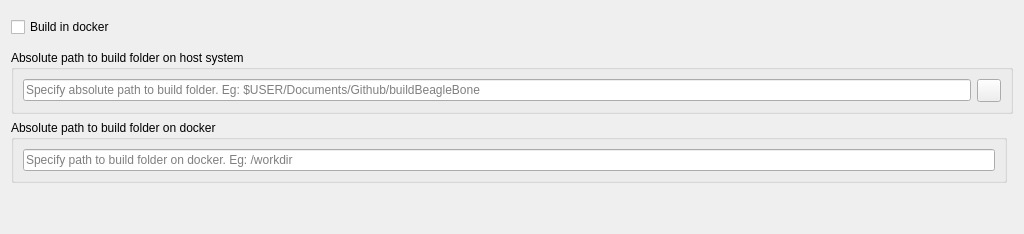
              <widget class="QWidget" name="DockerTab">
               <attribute name="title">
                <string>Docker</string>
               </attribute>
               <layout class="QGridLayout" name="gridLayout_15">
                <item row="0" column="0" colspan="2">
                 <layout class="QHBoxLayout" name="horizontalLayout_22">
                  <item>
                   <widget class="QCheckBox" name="dockerCheckBox">
                    <property name="toolTip">
                     <string>Check if your image is built in docker</string>
                    </property>
                    <property name="text">
                     <string>Build in docker</string>
                    </property>
                   </widget>
                  </item>
                  <item>
                   <spacer name="horizontalSpacer_14">
                    <property name="orientation">
                     <enum>Qt::Horizontal</enum>
                    </property>
                    <property name="sizeHint" stdset="0">
                     <size>
                      <width>898</width>
                      <height>33</height>
                     </size>
                    </property>
                   </spacer>
                  </item>
                 </layout>
                </item>
                <item row="1" column="0" colspan="2">
                 <widget class="QGroupBox" name="groupBox_2">
                  <property name="title">
                   <string>Absolute path to build folder on host system         </string>
                  </property>
                  <layout class="QGridLayout" name="gridLayout_17">
                   <item row="0" column="0">
                    <layout class="QHBoxLayout" name="horizontalLayout_18">
                     <item>
                      <widget class="QLineEdit" name="absolutePathLineEdit">
                       <property name="toolTip">
                        <string/>
                       </property>
                       <property name="statusTip">
                        <string/>
                       </property>
                       <property name="whatsThis">
                        <string/>
                       </property>
                       <property name="accessibleName">
                        <string/>
                       </property>
                       <property name="placeholderText">
                        <string>Specify absolute path to build folder. Eg: $USER/Documents/Github/buildBeagleBone</string>
                       </property>
                      </widget>
                     </item>
                     <item>
                      <widget class="QPushButton" name="absolutePathButton">
                       <property name="minimumSize">
                        <size>
                         <width>24</width>
                         <height>23</height>
                        </size>
                       </property>
                       <property name="maximumSize">
                        <size>
                         <width>24</width>
                         <height>23</height>
                        </size>
                       </property>
                       <property name="text">
                        <string/>
                       </property>
                       <property name="icon">
                        <iconset resource="resource.qrc">
                         <normaloff>:/seer/resources/RelaxLightIcons/document-open.svg</normaloff>:/seer/resources/RelaxLightIcons/document-open.svg</iconset>
                       </property>
                      </widget>
                     </item>
                    </layout>
                   </item>
                  </layout>
                 </widget>
                </item>
                <item row="2" column="0">
                 <widget class="QGroupBox" name="groupBox_4">
                  <property name="title">
                   <string>Absolute path to build folder on docker         </string>
                  </property>
                  <layout class="QHBoxLayout" name="horizontalLayout_20">
                   <item>
                    <widget class="QLineEdit" name="dockerPathLineEdit">
                     <property name="placeholderText">
                      <string>Specify path to build folder on docker. Eg: /workdir</string>
                     </property>
                    </widget>
                   </item>
                  </layout>
                 </widget>
                </item>
                <item row="3" column="0" colspan="2">
                 <spacer name="verticalSpacer_6">
                  <property name="orientation">
                   <enum>Qt::Vertical</enum>
                  </property>
                  <property name="sizeHint" stdset="0">
                   <size>
                    <width>20</width>
                    <height>40</height>
                   </size>
                  </property>
                 </spacer>
                </item>
               </layout>
              </widget>
